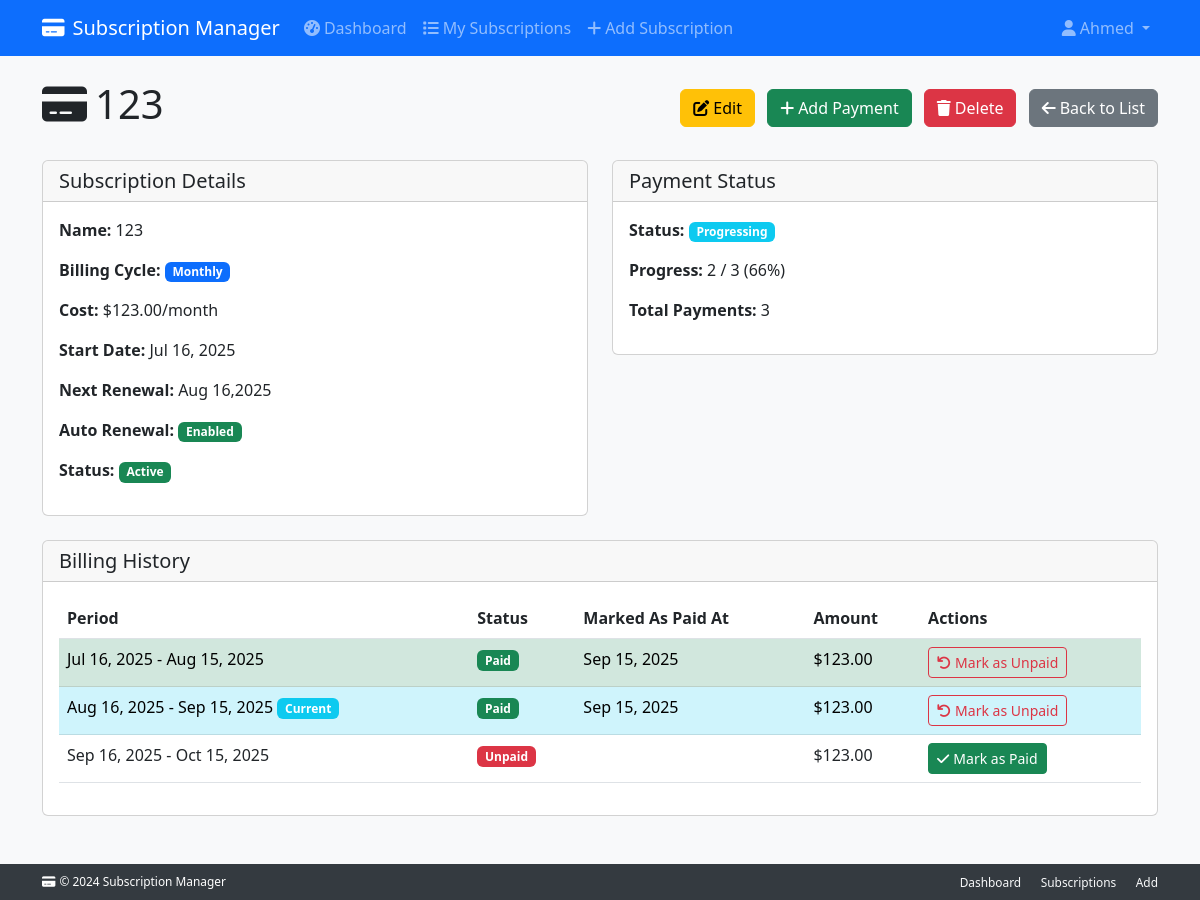
/subscriptions/12/ (signed in), run on an earlier commit of the app's database.
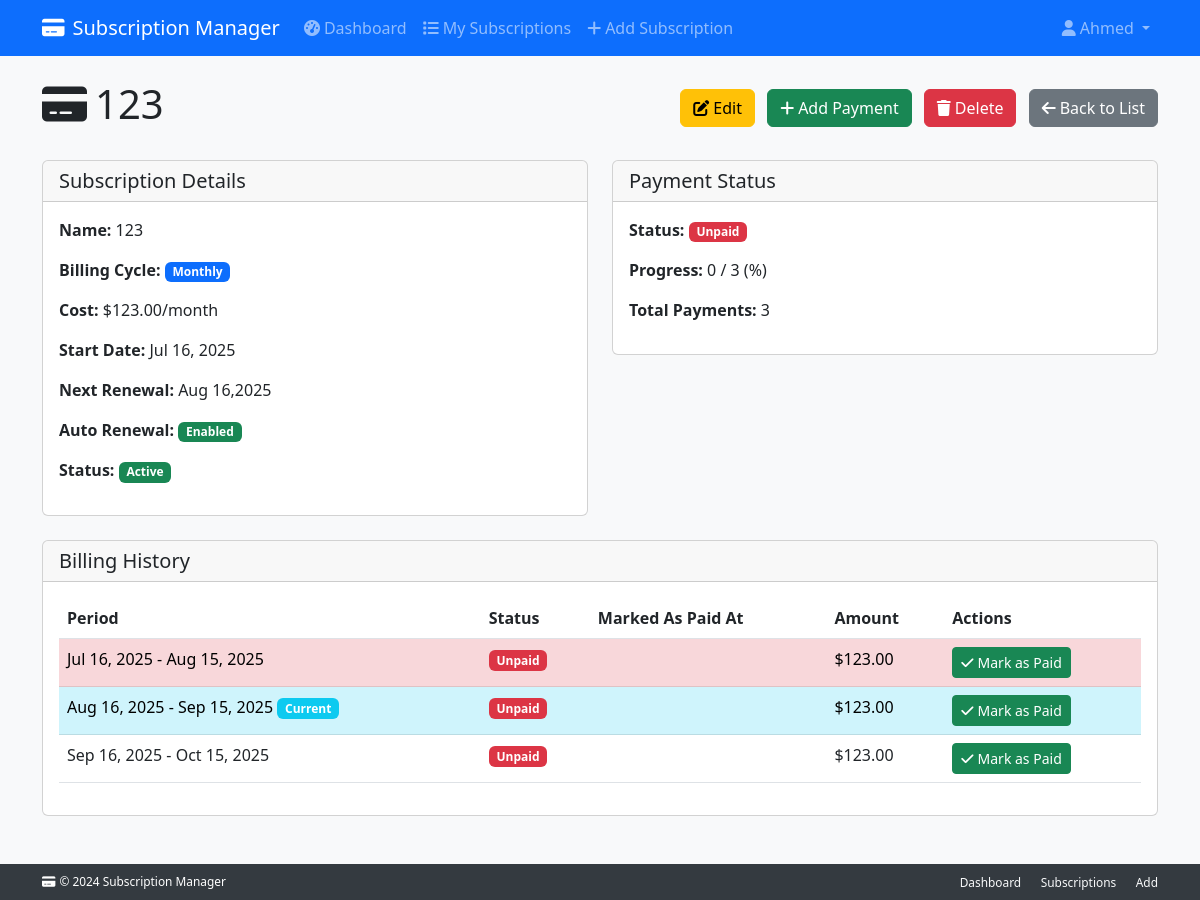
And on a later commit of the database.
### subscriptions/models/subscription.py (models this page shows, shortened)
class Subscription(
    ValidationMixin,
    TimestampMixin,
    CostCalculationsMixin,
    PaymentManagementMixin,
    RenewalLogicMixin,
    ScheduleManagementMixin,
    models.Model
):
    user = models.ForeignKey(
        settings.AUTH_USER_MODEL,
        on_delete=models.CASCADE,
        related_name="subscriptions"
    )
    name = models.CharField(max_length=200)
    monthly_cost = models.DecimalField(
        max_digits=10,
        decimal_places=2,
        null=True,
        blank=True
    )
    yearly_cost = models.DecimalField(
        max_digits=10,
        decimal_places=2,
        null=True,
        blank=True
    )
    billing_cycle = models.CharField(
        max_length=10,
        choices=BILLING_CYCLE_CHOICES
    )
    start_date = models.DateField()
    renewal_date = models.DateField(null=True, blank=True)
    duration_months = models.PositiveIntegerField(
        null=True,
        blank=True,
        help_text="Duration in months (for monthly billing)"
    )
    duration_years = models.PositiveIntegerField(
        null=True,
        blank=True,
        help_text="Duration in years (for yearly billing)"
    )
    is_active = models.BooleanField(default=True)
    auto_renewal = models.BooleanField(
        default=True,
        help_text="Whether subscription auto-renews"
    )
    category = models.ForeignKey(
        'Category',
        on_delete=models.PROTECT
    )
    objects = SubscriptionManager()
    class Meta:
        ordering = ['-created_at']
        verbose_name = "Subscription"
        verbose_name_plural = "Subscriptions"

### subscriptions/models/payment.py (models this page shows, shortened)
class Payment(models.Model):
    subscription = models.ForeignKey(
        'Subscription',
        on_delete=models.CASCADE,
        related_name='payments'
    )
    amount = models.DecimalField(max_digits=10, decimal_places=2)
    payment_date = models.DateField(
        null=True,
        blank=True,
        help_text="Date when payment was made (null for unpaid periods)"
    )
    billing_period_start = models.DateField(
        help_text="Start of the billing period"
    )
    billing_period_end = models.DateField(
        help_text="End of the billing period"
    )
    is_paid = models.BooleanField(
        default=False,
        help_text="Whether this payment has been completed"
    )
    notes = models.TextField(blank=True)
    created_at = models.DateTimeField(auto_now_add=True)
    objects = PaymentManager()
    class Meta:
        ordering = ['-billing_period_start']
        unique_together = ['subscription', 'billing_period_start']
        verbose_name = "Payment"
        verbose_name_plural = "Payments"

### subscriptions/views.py (the view)
# urls.py: path('<int:pk>/', views.SubscriptionDetailView.as_view(), name='subscription_detail'),
class SubscriptionDetailView(LoginRequiredMixin, UserOwnershipMixin, LoggingMixin, MessageMixin, ContextDataMixin, DetailView):
    model = Subscription
    template_name = 'subscriptions/subscription_detail.html'
    context_object_name = 'subscription'
    def get_queryset(self):
        return Subscription.objects.filter(user=self.request.user)
    def get_context_data(self, **kwargs):
        context = super().get_context_data(**kwargs)
        subscription = context['subscription']
        try:
            context['billing_periods'] = subscription.get_billing_periods()
            context['payments'] = subscription.payments.all()
            context['payment_status'] = subscription.get_overall_payment_status()
            context['payment_progress'] = subscription.get_payment_progress_percentage()
            context['paid_count'] = subscription.get_paid_payments_count()
            context['total_payments'] = subscription.get_total_payments()
        except Exception as e:
            logger.error("Error generating billing periods for subscription %s: %s",
                        subscription.id, e)
            context['billing_periods'] = []
            context['payments'] = []
            messages.error(self.request, 'Error loading billing information.')
        return context

### subscriptions/mixins.py (called while the page is built)
    def get_context_data(self, **kwargs):
        context = super().get_context_data(**kwargs)
        context['user'] = self.request.user
        from django.utils import timezone
        context['current_time'] = timezone.now()
        return context

### subscriptions/models/managers.py (called while the page is built)
    def get_queryset(self):
        return SubscriptionQuerySet(self.model, using=self._db)

    def get_queryset(self):
        return PaymentQuerySet(self.model, using=self._db)

### subscriptions/models/mixins/cost_calculations.py (called while the page is built)
    def get_current_cost(self):
        if self.billing_cycle == 'monthly':
            return self.monthly_cost or 0
        else:
            return self.yearly_cost or 0

    def get_total_payments(self):
        if self.billing_cycle == 'monthly' and self.duration_months:
            return self.duration_months
        elif self.billing_cycle == 'yearly' and self.duration_years:
            return self.duration_years
        return None

### subscriptions/models/mixins/payment_management.py (called while the page is built)
    def get_paid_payments_count(self):
        intended_starts = {start for start, _ in self._generate_intended_periods()}
        return self.payments.filter(is_paid=True, billing_period_start__in=intended_starts).count()

### subscriptions/templates/subscriptions/subscription_detail.html (shortened to what the changed rows need)
{% extends 'base.html' %} {% block title %}{{ subscription.name }} - Subscription Manager{% endblock %} {% block content %}
<div class="row">
  <div class="col-12">
    <div class="d-flex justify-content-between align-items-center mb-4">
      <h1><i class="fas fa-credit-card me-2"></i>{{ subscription.name }}</h1>
      <div>
        <a
          href="{% url 'edit_subscription' subscription.pk %}"
          class="btn btn-warning me-2"
        >
        </a>
        <a
          href="{% url 'add_payment' subscription.pk %}"
          class="btn btn-success me-2"
        >
        </a>
        <button
          type="button"
          class="btn btn-danger me-2"
          onclick="confirmDelete({{ subscription.pk }}, '{{ subscription.name }}')"
        >
        </button>
        <a href="{% url 'subscription_list' %}" class="btn btn-secondary">
        </a>
      </div>
    </div>
  </div>
</div>
<div class="row mb-4">
  <div class="col-md-6">
    <div class="card">
      <div class="card-body">
        <p><strong>Name:</strong> {{ subscription.name }}</p>
        <p>
          <strong>Billing Cycle:</strong>
          <span
            class="badge bg-{% if subscription.billing_cycle == 'monthly' %}primary{% else %}success{% endif %}"
          >
            {{ subscription.billing_cycle|title }}
          </span>
        </p>
        <p>
          <strong>Cost:</strong>
          {% if subscription.billing_cycle == 'monthly' %}
          ${{subscription.monthly_cost|floatformat:2 }}/month {% else %}
          ${{subscription.yearly_cost|floatformat:2 }}/year {% endif %}
        </p>
        <p>
          <strong>Start Date:</strong>
          {{ subscription.start_date|date:"M d, Y"}}
        </p>
        <p>
          <strong>Next Renewal:</strong>
          {{ subscription.renewal_date|date:"M d,Y" }}
        </p>
        <p>
          <strong>Auto Renewal:</strong>
          {% include 'partials/badge_boolean.html' with value=subscription.auto_renewal true_label='Enabled' false_label='Disabled' %}
        </p>
        <p>
          <strong>Status:</strong>
          {% include 'partials/badge_boolean.html' with value=subscription.is_active true_label='Active' false_label='Inactive' %}
        </p>
      </div>
    </div>
  </div>
  <div class="col-md-6">
    <div class="card">
      <div class="card-body">
        <p>
          <strong>Status:</strong>
          {% with overall=subscription.get_overall_payment_status %}
          <span
            class="badge bg-{% if overall == 'completed' %}success{% elif overall == 'progressing' %}info{% else %}danger{% endif %}"
          >
            {{ overall|title }}
          </span>
          {% endwith %}
        </p>
        <p>
          <strong>Progress:</strong>
          {{ subscription.get_paid_payments_count }} /
          {{subscription.get_total_payments|default:'0' }}
          ({% firstof subscription.get_payment_progress_percentage 0 %}%)
        </p>
        <p><strong>Total Payments:</strong> {{ payments.count }}</p>
      </div>
    </div>
  </div>
</div>
<div class="row">
  <div class="col-12">
    <div class="card">
      <div class="card-body">
        <div class="table-responsive">
          <table class="table table-hover">
            <thead>
              <tr>
                <th>Period</th>
                <th>Status</th>
                <th>Marked As Paid At</th>
                <th>Amount</th>
                <th>Actions</th>
              </tr>
            </thead>
            <tbody>
              {% for period in billing_periods %}
              <tr
                class="{% if period.is_current %}table-info{% elif period.is_past_due and not period.is_paid %}table-danger{% elif period.is_paid %}table-success{% endif %}"
              >
                <td>
                  {{ period.start|date:"M d, Y" }} - {{ period.end|date:"M d, Y"}}
                  {% if period.is_current %}
                  <span class="badge bg-info">Current</span>{% endif %}
                </td>
                <td>
                  <span
                    class="badge bg-{% if period.is_paid %}success{% else %}danger{% endif %}"
                  >
                    {{ period.is_paid|yesno:"Paid,Unpaid" }}
                  </span>
                </td>
                <td>
                  {% if period.payment %} {{ period.payment.payment_date|date:"M d, Y" }}
                  {% else %} - {% endif %}
                </td>
                <td>${{ period.amount|floatformat:2 }}</td>
                <td>
                  {% if not period.is_paid %}
                  <a
                    href="{% url 'mark_payment_paid' subscription.pk period.start %}"
                    class="btn btn-sm btn-success"
                  >
                    <i class="fas fa-check me-1"></i>Mark as Paid
                  </a>
                  {% else %}
                  <a
                    href="{% url 'mark_payment_unpaid' subscription.pk period.start %}"
                    class="btn btn-sm btn-outline-danger"
                  >
                    <i class="fas fa-undo me-1"></i>Mark as Unpaid
                  </a>
                  {% endif %}
                </td>
              </tr>
              {% endfor %}
            </tbody>
          </table>
        </div>
      </div>
    </div>
  </div>
</div>
{% include 'partials/delete_modal.html' %} {% endblock %}

What changed in the data, as far as the page shows it:
shown differently, row unchanged: Subscription "Monthly": get_paid_payments_count "2" → "0"; billing_cycle+duration_months+start_date "66" → (not shown)
changed Payment "Aug 15, 2025": is_paid "Paid" → "Unpaid"; payment.payment_date "Sep 15, 2025" → (not shown); text "Mark as Unpaid" → "Mark as Paid"
changed Payment "Aug 16, 2025": is_paid "Paid" → "Unpaid"; payment.payment_date "Sep 15, 2025" → (not shown); text "Mark as Unpaid" → "Mark as Paid"
Also different on the page:
{{ overall|title }}: "Progressing" → "Unpaid"
